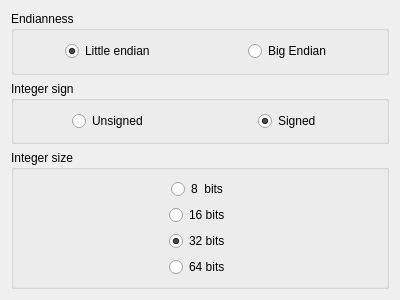
<?xml version="1.0" encoding="UTF-8"?>
<ui version="4.0">
<comment>
  * Released as open source by NCC Group Plc - http://www.nccgroup.com/
  *
  * Developed by Gabriel Caudrelier, gabriel dot caudrelier at nccgroup dot com
  *
  * https://github.com/nccgroup/pip3line
  *
  * Released under AGPL see LICENSE for more information
</comment>
 <class>ByteIntegerWidget</class>
 <widget class="QWidget" name="ByteIntegerWidget">
  <property name="geometry">
   <rect>
    <x>0</x>
    <y>0</y>
    <width>400</width>
    <height>300</height>
   </rect>
  </property>
  <property name="windowTitle">
   <string>Form</string>
  </property>
  <layout class="QVBoxLayout" name="verticalLayout">
   <item>
    <widget class="QGroupBox" name="EndianGroupBox">
     <property name="title">
      <string>Endianness</string>
     </property>
     <layout class="QHBoxLayout" name="horizontalLayout_2">
      <item alignment="Qt::AlignHCenter">
       <widget class="QRadioButton" name="littleEndianRadioButton">
        <property name="text">
         <string>Little endian</string>
        </property>
        <property name="checked">
         <bool>true</bool>
        </property>
       </widget>
      </item>
      <item alignment="Qt::AlignHCenter">
       <widget class="QRadioButton" name="bigEndianRadioButton">
        <property name="text">
         <string>Big Endian</string>
        </property>
       </widget>
      </item>
     </layout>
    </widget>
   </item>
   <item>
    <widget class="QGroupBox" name="signGroupBox">
     <property name="title">
      <string>Integer sign</string>
     </property>
     <layout class="QHBoxLayout" name="horizontalLayout">
      <item alignment="Qt::AlignHCenter">
       <widget class="QRadioButton" name="unsignedRadioButton">
        <property name="text">
         <string>Unsigned</string>
        </property>
       </widget>
      </item>
      <item alignment="Qt::AlignHCenter">
       <widget class="QRadioButton" name="signedRadioButton">
        <property name="text">
         <string>Signed</string>
        </property>
        <property name="checked">
         <bool>true</bool>
        </property>
       </widget>
      </item>
     </layout>
    </widget>
   </item>
   <item>
    <widget class="QGroupBox" name="sizeGroupBox">
     <property name="title">
      <string>Integer size</string>
     </property>
     <layout class="QVBoxLayout" name="verticalLayout_2">
      <item alignment="Qt::AlignHCenter">
       <widget class="QRadioButton" name="I8bitsRadioButton">
        <property name="text">
         <string>8  bits</string>
        </property>
       </widget>
      </item>
      <item alignment="Qt::AlignHCenter">
       <widget class="QRadioButton" name="I16bitsRadioButton">
        <property name="text">
         <string>16 bits</string>
        </property>
       </widget>
      </item>
      <item alignment="Qt::AlignHCenter">
       <widget class="QRadioButton" name="I32bitsRadioButton">
        <property name="text">
         <string>32 bits</string>
        </property>
        <property name="checked">
         <bool>true</bool>
        </property>
       </widget>
      </item>
      <item alignment="Qt::AlignHCenter">
       <widget class="QRadioButton" name="I64bitsRadioButton">
        <property name="text">
         <string>64 bits</string>
        </property>
       </widget>
      </item>
     </layout>
    </widget>
   </item>
  </layout>
 </widget>
 <resources/>
 <connections/>
</ui>
